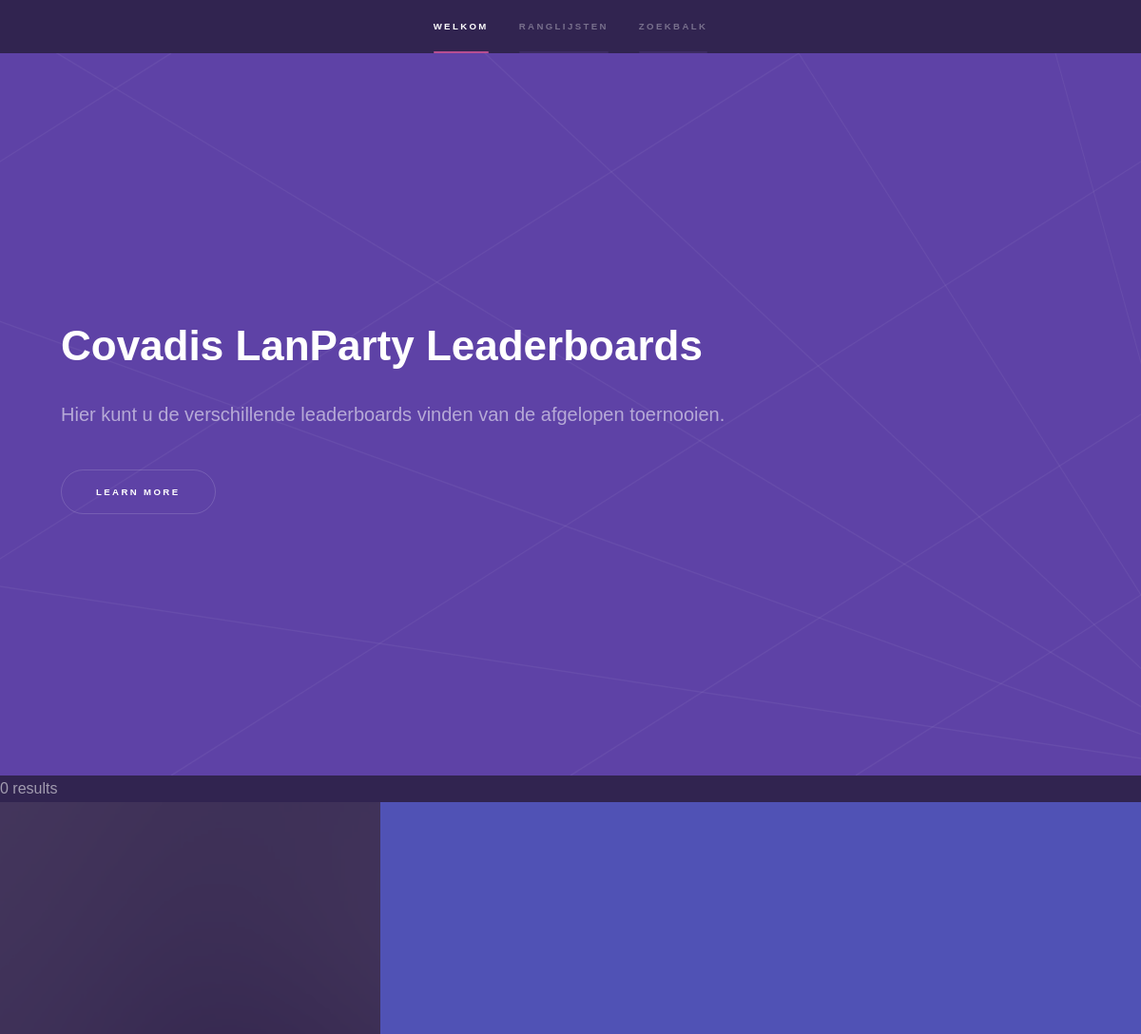
The app's page / (upper part), older data.
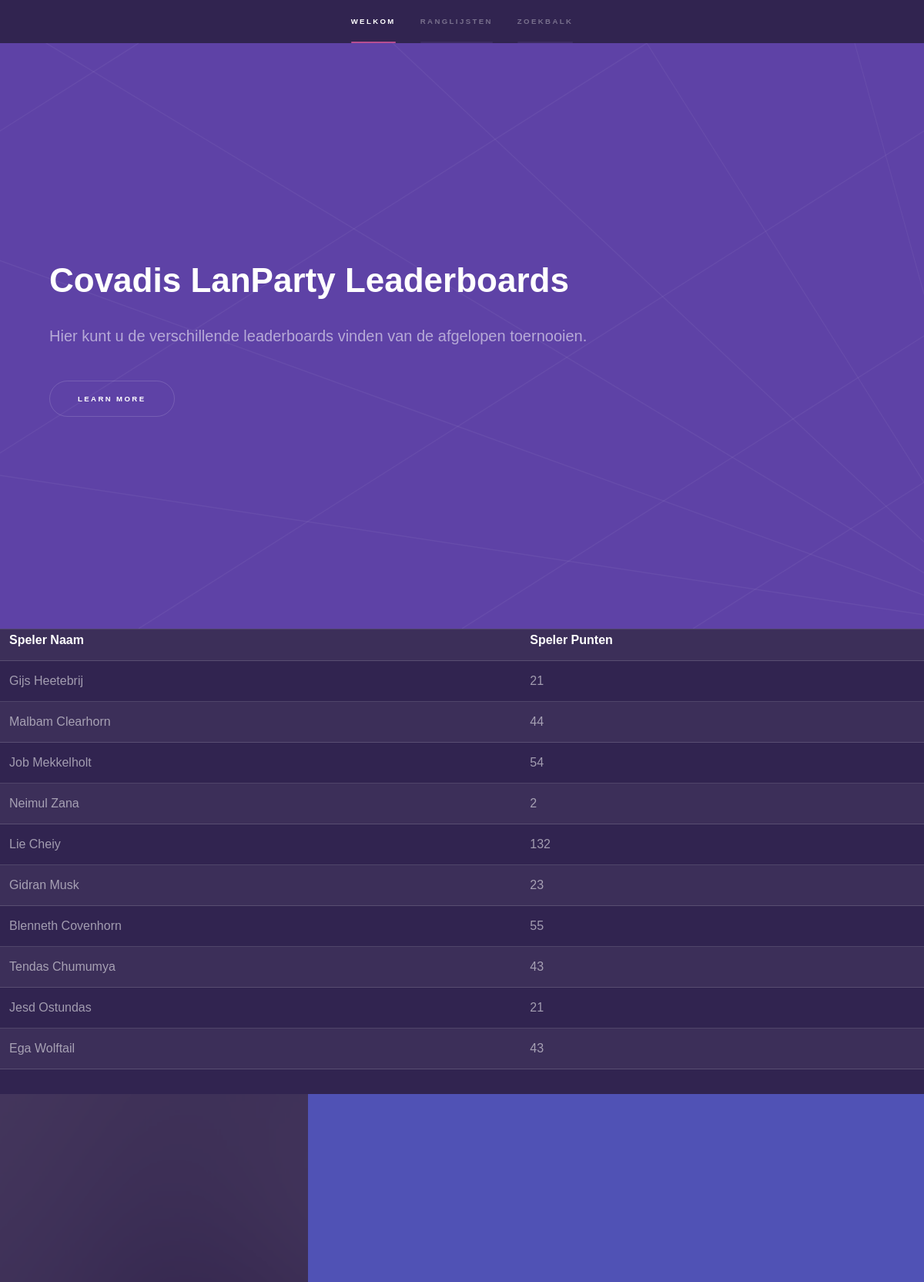
The same page, newer data.
### tables this page shows
CREATE TABLE `speler` (
  `speler_id` int(12) NOT NULL,
  `speler_naam` varchar(50) NOT NULL,
  `speler_aantal_punten` int(240) NOT NULL,
  `speler_aantal_jaar` int(240) NOT NULL
);

### functies/functies.php (the view, shortened to what this page needs)
<?php
function leaderboard()
{
    $dbhost = "localhost";
    $dbuser = "root";
    $dbpass = "";
    $db = "lanparty";
    $conn = mysqli_connect($dbhost, $dbuser, $dbpass, $db);
    $query = "SELECT speler_naam, speler_aantal_punten FROM speler";
    $sql = mysqli_query($conn, $query);
    if ($sql->num_rows > 0) {
        echo "<table id='sort'><tr><th>Speler Naam</th><th>Speler Punten</th></tr>";
        while ($row = $sql->fetch_assoc()) {
            echo "<tr><td>" . $row["speler_naam"] . "</td>
            <td>" . $row["speler_aantal_punten"] . "</td>";
        }
        echo "</table>";
    } else {
        echo "0 results";
    }
}

### index.php (shortened to what this page needs)
<?php
require('functies/functies.php');
?>
<!DOCTYPE HTML>
<html>
<head>
	<link rel="stylesheet" href="assets/css/main.css" />
</head>
<body class="is-preload">
	<section id="sidebar">
		<div class="inner">
			<nav>
				<ul>
					<li><a href="#intro">welkom</a></li>
					<li><a href="#one">ranglijsten</a></li>
					<li><a href="#three">zoekbalk</a></li>
				</ul>
			</nav>
		</div>
	</section>
	<div id="wrapper">
		<section id="intro" class="wrapper style1 fullscreen fade-up">
			<div class="inner">
				<h1>Covadis LanParty Leaderboards</h1>
				<p>Hier kunt u de verschillende leaderboards vinden van de afgelopen toernooien</a>.</p>
				<ul class="actions">
					<li><a href="#one" class="button scrolly">Learn more</a></li>
				</ul>
			</div>
		</section>
		<?php
		leaderboard();
		?>
		<section id="one" class="wrapper style2 spotlights">
			<section>
				<a href="#" class="image"><img src="images/pic01.jpg" alt="" data-position="center center" /></a>
				<div class="content">
				</div>
			</section>
		</section>
	</div>
</body>
</html>

Row changes from the older to the newer data that the page shows:
added speler: speler_naam "Gijs Heetebrij", speler_aantal_punten "21"
added speler: speler_naam "Malbam Clearhorn", speler_aantal_punten "44"
added speler: speler_naam "Job Mekkelholt", speler_aantal_punten "54"
added speler: speler_naam "Neimul Zana", speler_aantal_punten "2"
added speler: speler_naam "Lie Cheiy", speler_aantal_punten "132"
added speler: speler_naam "Gidran Musk", speler_aantal_punten "23"
added speler: speler_naam "Blenneth Covenhorn", speler_aantal_punten "55"
added speler: speler_naam "Tendas Chumumya", speler_aantal_punten "43"
added speler: speler_naam "Jesd Ostundas", speler_aantal_punten "21"
added speler: speler_naam "Ega Wolftail", speler_aantal_punten "43"
Text that changed along with them:
text no longer shown: "0 results"
text now shown: "Speler Naam Speler Punten"
